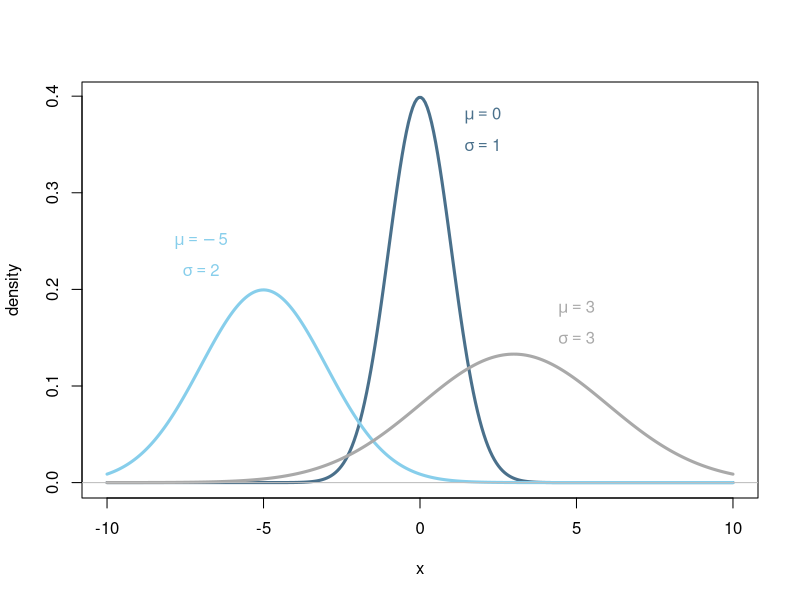
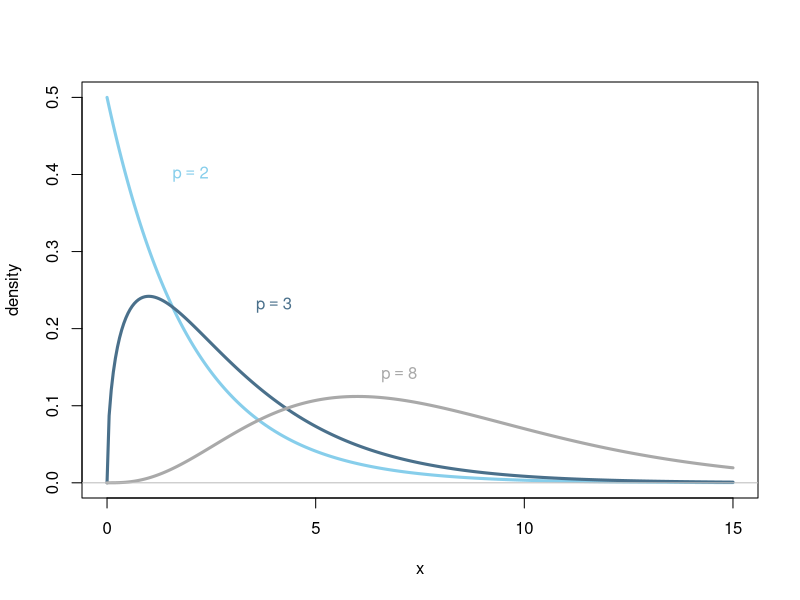
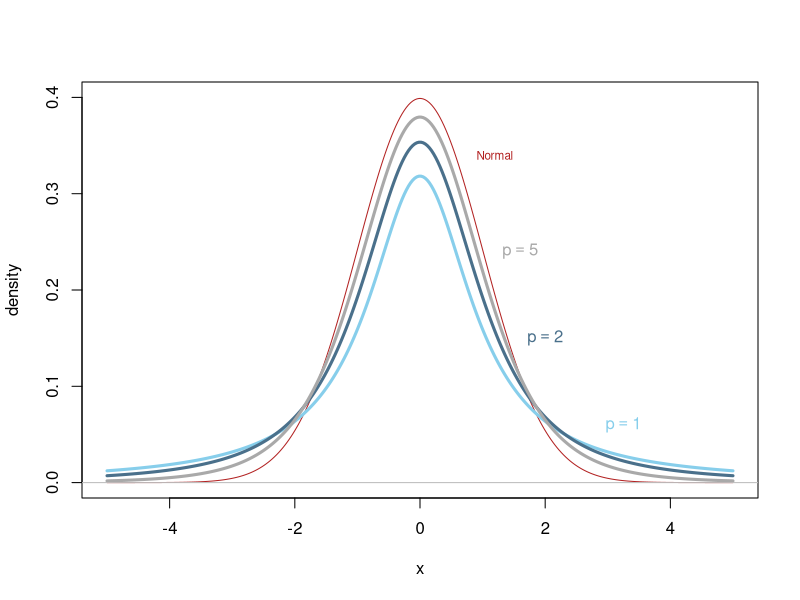
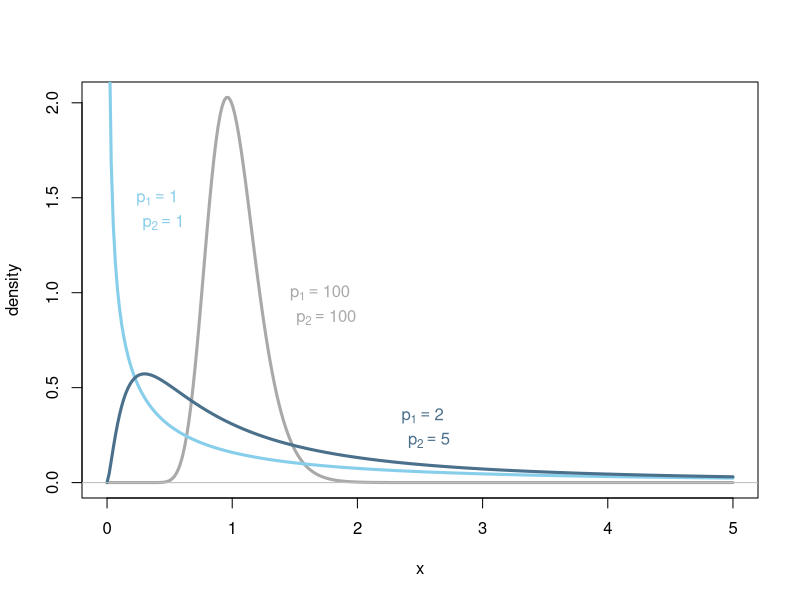

These figures' R source, in order:
## ---- chunk 1
x <- seq(-10,10, length.out=300)
y1 <- dnorm(x,-5,2)
y2 <- dnorm(x,0,1)
y3 <- dnorm(x,3,3)
plot(x,y2, type='l', lty=1, lwd=3, ylab="density", col="skyblue4")
lines(x,y1, lty=1, lwd=3, col="skyblue")
lines(x,y3, lty=1, lwd=3, col="darkgray")
text(-7,.25, expression(mu == -5), col="skyblue")
text(-7,.22, expression(sigma == 2), col="skyblue")
text(2,.38, expression(mu == 0), col="skyblue4")
text(2,.35, expression(sigma == 1), col="skyblue4")
text(5,.18, expression(mu == 3), col="darkgray")
text(5,.15, expression(sigma == 3), col="darkgray")
abline(h=0, col='gray')
## ---- chunk 2
x <- seq(0,15, length.out=300)
y1 <- dchisq(x,2)
y2 <- dchisq(x,3)
y3 <- dchisq(x,8)
plot(x,y1, type='l', lty=1, lwd=3, ylab="density",col="skyblue")
lines(x,y2, lty=1, lwd=3, col='skyblue4')
lines(x,y3, lty=1, lwd=3, col='darkgray')
text(2,.4, expression(p == 2), col="skyblue")
text(4,.23, expression(p == 3), col="skyblue4")
text(7,.14, expression(p == 8), col="darkgray")
abline(h=0, col='gray')
## ---- chunk 3
x <- seq(-5,5, length.out=300)
y1 <- dt(x,1)
y2 <- dt(x,2)
y3 <- dt(x,5)
y4 <- dnorm(x)
plot(x,y4, type='l', lty=1, lwd=1, ylab="density",col="firebrick", ylim=c(0,.4))
lines(x,y1, lty=1, lwd=3, col="skyblue")
lines(x,y2, lty=1, lwd=3, col='skyblue4')
lines(x,y3, lty=1, lwd=3, col='darkgray')
text(3.25,.06, expression(p == 1), col="skyblue")
text(2,.15, expression(p == 2), col="skyblue4")
text(1.6,.24, expression(p == 5), col="darkgray")
text(1.2,.34, "Normal", col="firebrick", cex=0.7)
abline(h=0, col='gray')
## ---- chunk 4
x <- seq(0,5, length.out=300)
y1 <- df(x,1,1)
y2 <- df(x,100,100)
y3 <- df(x,5,2)
plot(x,y2, type='l', lty=1, lwd=3, ylab="density",col="darkgray")
lines(x,y1, lty=1, lwd=3, col="skyblue")
lines(x,y3, lty=1, lwd=3, col='skyblue4')
text(.4,1.5, expression(p[1] == 1), col="skyblue")
text(.45,1.37, expression(p[2] == 1), col="skyblue")
text(2.52,.35, expression(p[1] == 2), col="skyblue4")
text(2.57,.22, expression(p[2] == 5), col="skyblue4")
text(1.7,1, expression(p[1] == 100), col="darkgray")
text(1.75,.87, expression(p[2] == 100), col="darkgray")
abline(h=0, col='gray')
